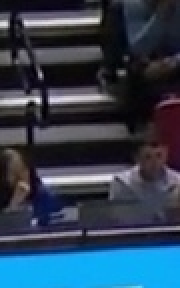
#> input picture tools/debug_crops/pid10_f0_dark blue shirt.jpg, 90 x 144 px (shown 2 times larger); its folder holds 4 pictures in this run
$ python ocr_crop_analyzer.py
#> lines starting #> are read from the running program, lines starting #| are printed output that depends on the picture
#> in scan_folder, img is the input picture: shape (144, 90, 3); mean B, G, R 83.1, 64.9, 47.3
#!/usr/bin/env python3
"""
tools/ocr_crop_analyzer.py

Analyze a folder of debug crop images (variant_*.png or frame_pid_*.jpg), and produce
automatic suggestions (resize thresholds, color-mask suggestions, variant tweaks).
"""
import os, sys
from pathlib import Path
import cv2
import numpy as np
import argparse
import math

def analyze_image_stats(img):
    g = cv2.cvtColor(img, cv2.COLOR_BGR2GRAY) if len(img.shape)==3 else img
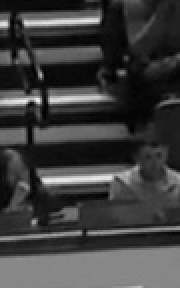
#> g: shape (144, 90) (shown 2 times larger); min 0, max 237, mean 61.7
    h, w = g.shape[:2]
#> h = 144; w = 90
    mean = float(np.mean(g))
#> mean = 61.72
    std = float(np.std(g))
#> std = 49.06
    minv = int(np.min(g)); maxv = int(np.max(g))
#> after `minv = int(np.min(g))`: minv = 0
#> after `maxv = int(np.max(g))`: maxv = 237
    area = h*w
#> area = 12960
    return {"w":w,"h":h,"mean":mean,"std":std,"min":minv,"max":maxv,"area":area}

def scan_folder(folder):
    files = sorted(Path(folder).glob("**/*"))
    stats = []
    for p in files:
        if p.is_file() and p.suffix.lower() in [".png",".jpg",".jpeg"]:
            img = cv2.imread(str(p))
            if img is None:
                continue
            st = analyze_image_stats(img)
#> st = {'w': 90, 'h': 144, 'mean': 61.72, 'std': 49.06, 'min': 0, 'max': 237, 'area': 12960}
            st["path"] = str(p)
            stats.append(st)
#> pass 2 of the loop in scan_folder, `for p in files:`:
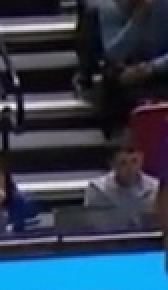
#> input picture tools/debug_crops/pid10_f1_dark blue shirt.jpg, 84 x 145 px (shown 2 times larger)
#> in scan_folder, img is the input picture: shape (145, 84, 3); mean B, G, R 80.3, 61.4, 46.9
#> in analyze_image_stats (call 2), `g = cv2.cvtColor(img, cv2.COLOR_BGR2GRAY) if len(img.shape)==3 else img`:
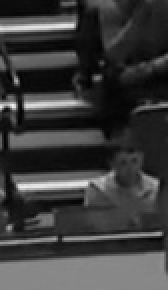
#> g: shape (145, 84) (shown 2 times larger); min 1, max 239, mean 59.2
#> mean = 59.25
#> std = 47.83
#> minv = 1
#> maxv = 239
#> st = {'w': 84, 'h': 145, 'mean': 59.25, 'std': 47.83, 'min': 1, 'max': 239, 'area': 12180}
#> pass 3 of the loop in scan_folder, `for p in files:`:
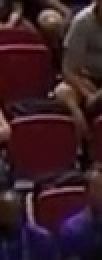
#> input picture tools/debug_crops/pid11_f0_dark blue shirt.jpg, 51 x 130 px (shown 2 times larger)
#> in scan_folder, img is the input picture: shape (130, 51, 3); mean B, G, R 36.5, 29, 55.8
#> in analyze_image_stats (call 3), `g = cv2.cvtColor(img, cv2.COLOR_BGR2GRAY) if len(img.shape)==3 else img`:
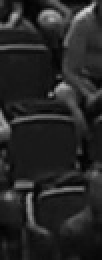
#> g: shape (130, 51) (shown 2 times larger); min 3, max 219, mean 37.9
#> mean = 37.86
#> std = 28.17
#> minv = 3
#> maxv = 219
#> st = {'w': 51, 'h': 130, 'mean': 37.86, 'std': 28.17, 'min': 3, 'max': 219, 'area': 6630}
#> the loop made 4 passes; the first 3 are shown
    return stats

def summarize_stats(stats):
    if not stats:
        print("[INFO] No images found")
        return
    areas = [s["area"] for s in stats]
    means = [s["mean"] for s in stats]
    stds = [s["std"] for s in stats]
    hs = [s["h"] for s in stats]
    ws = [s["w"] for s in stats]
    print("Total crops:", len(stats))
    print("W range:", min(ws), "->", max(ws), "median:", int(np.median(ws)))
    print("H range:", min(hs), "->", max(hs), "median:", int(np.median(hs)))
    print("Area median:", int(np.median(areas)))
    print("Brightness mean:", float(np.mean(means)), "std:", float(np.std(means)))
    print("Pixel std (contrast) mean:", float(np.mean(stds)))

    # suggestions
    if np.median(ws) < 64 or np.median(hs) < 64:
        print("SUGGESTION: many crops are small. Increase min_width/min_height (or change resize thresholds).")
    if np.mean(means) < 50:
        print("SUGGESTION: crops are dark - try CLAHE/contrast stretch or color mask for bright digits.")
    if np.mean(means) > 200:
        print("SUGGESTION: crops are very bright - try threshold invert or color mask for dark digits.")
    if np.mean(stds) < 20:
        print("SUGGESTION: low contrast crops - try sharpening or increase CLAHE clip limit.")
    print("\nSample crops (first 10):")
    for s in stats[:10]:
        print(s["path"], "w,h:", s["w"], s["h"], "mean:", round(s["mean"],1), "std:", round(s["std"],1))

def main():
    p = argparse.ArgumentParser()
    p.add_argument("--crop_folder", default="tools/debug_crops")
    args = p.parse_args()
    stats = scan_folder(args.crop_folder)
    summarize_stats(stats)

if __name__ == "__main__":
    main()
